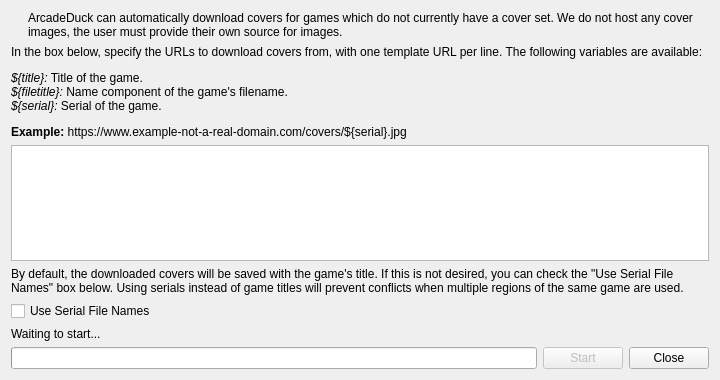
<?xml version="1.0" encoding="UTF-8"?>
<ui version="4.0">
 <class>CoverDownloadDialog</class>
 <widget class="QDialog" name="CoverDownloadDialog">
  <property name="geometry">
   <rect>
    <x>0</x>
    <y>0</y>
    <width>720</width>
    <height>380</height>
   </rect>
  </property>
  <property name="windowTitle">
   <string>Download Covers</string>
  </property>
  <layout class="QVBoxLayout" name="verticalLayout">
   <item>
    <layout class="QHBoxLayout" name="horizontalLayout_2" stretch="0,1">
     <property name="spacing">
      <number>10</number>
     </property>
     <item>
      <widget class="QLabel" name="coverIcon">
       <property name="text">
        <string/>
       </property>
       <property name="pixmap">
        <pixmap resource="resources/resources.qrc">:/icons/black/svg/artboard-2-line.svg</pixmap>
       </property>
       <property name="alignment">
        <set>Qt::AlignLeading|Qt::AlignLeft|Qt::AlignTop</set>
       </property>
      </widget>
     </item>
     <item>
      <widget class="QLabel" name="label">
       <property name="text">
        <string>ArcadeDuck can automatically download covers for games which do not currently have a cover set. We do not host any cover images, the user must provide their own source for images.</string>
       </property>
       <property name="wordWrap">
        <bool>true</bool>
       </property>
      </widget>
     </item>
    </layout>
   </item>
   <item>
    <widget class="QLabel" name="label_3">
     <property name="text">
      <string>&lt;html&gt;&lt;head/&gt;&lt;body&gt;&lt;p&gt;In the box below, specify the URLs to download covers from, with one template URL per line. The following variables are available:&lt;/p&gt;&lt;p&gt;&lt;span style=&quot; font-style:italic;&quot;&gt;${title}:&lt;/span&gt; Title of the game.&lt;br/&gt;&lt;span style=&quot; font-style:italic;&quot;&gt;${filetitle}:&lt;/span&gt; Name component of the game's filename.&lt;br/&gt;&lt;span style=&quot; font-style:italic;&quot;&gt;${serial}:&lt;/span&gt; Serial of the game.&lt;/p&gt;&lt;p&gt;&lt;span style=&quot; font-weight:700;&quot;&gt;Example:&lt;/span&gt; https://www.example-not-a-real-domain.com/covers/${serial}.jpg&lt;/p&gt;&lt;/body&gt;&lt;/html&gt;</string>
     </property>
     <property name="wordWrap">
      <bool>true</bool>
     </property>
    </widget>
   </item>
   <item>
    <widget class="QTextEdit" name="urls"/>
   </item>
   <item>
    <widget class="QLabel" name="label_2">
     <property name="text">
      <string>By default, the downloaded covers will be saved with the game's title. If this is not desired, you can check the &quot;Use Serial File Names&quot; box below. Using serials instead of game titles will prevent conflicts when multiple regions of the same game are used.</string>
     </property>
     <property name="wordWrap">
      <bool>true</bool>
     </property>
    </widget>
   </item>
   <item>
    <widget class="QCheckBox" name="useSerialFileNames">
     <property name="text">
      <string>Use Serial File Names</string>
     </property>
    </widget>
   </item>
   <item>
    <widget class="QLabel" name="status">
     <property name="text">
      <string>Waiting to start...</string>
     </property>
    </widget>
   </item>
   <item>
    <layout class="QHBoxLayout" name="horizontalLayout">
     <item>
      <widget class="QProgressBar" name="progress"/>
     </item>
     <item>
      <widget class="QPushButton" name="start">
       <property name="enabled">
        <bool>false</bool>
       </property>
       <property name="text">
        <string>Start</string>
       </property>
       <property name="default">
        <bool>true</bool>
       </property>
      </widget>
     </item>
     <item>
      <widget class="QPushButton" name="close">
       <property name="text">
        <string>Close</string>
       </property>
      </widget>
     </item>
    </layout>
   </item>
  </layout>
 </widget>
 <resources>
  <include location="resources/resources.qrc"/>
 </resources>
 <connections/>
</ui>
